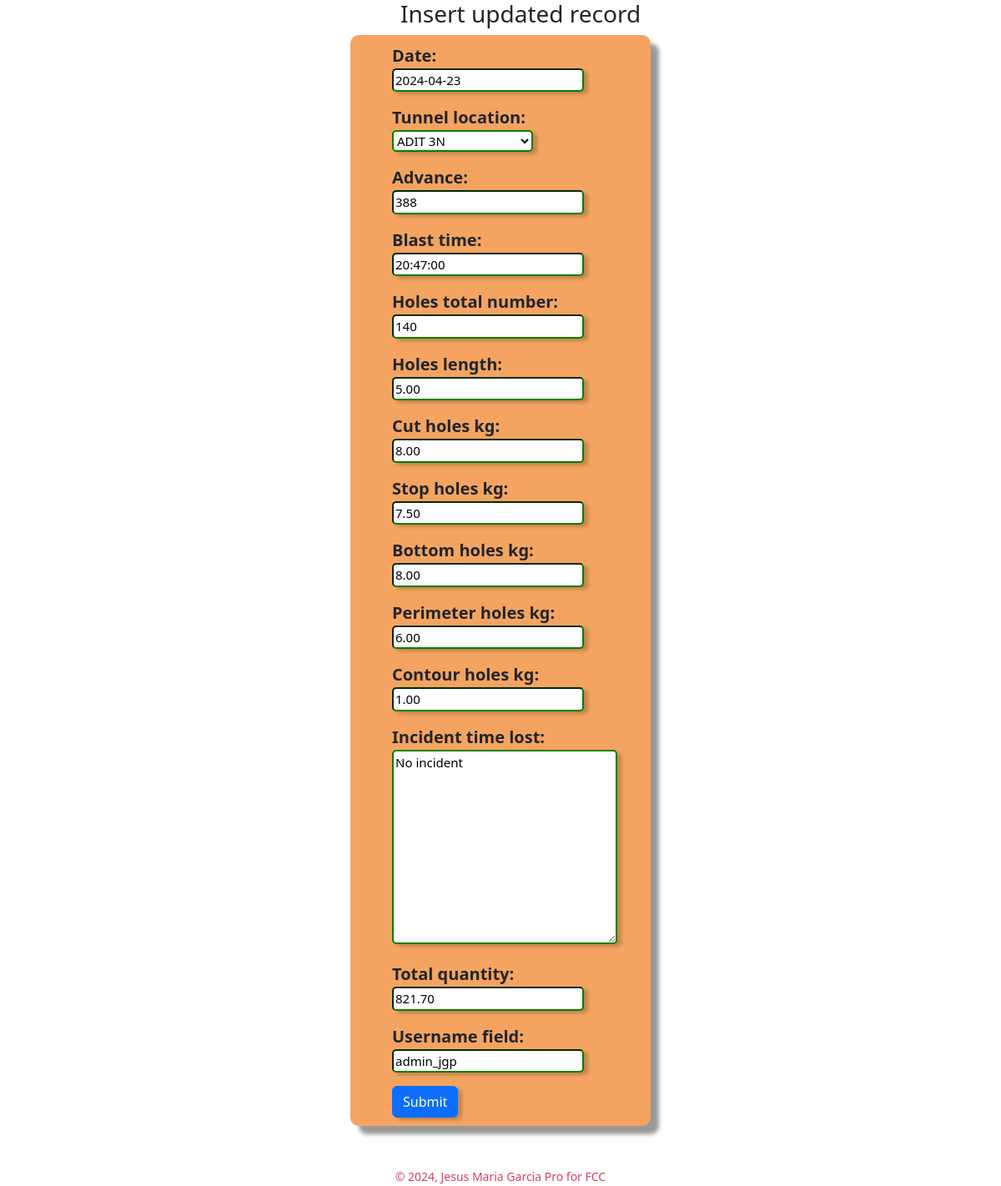
The app's page /edit/1 (signed in) with its own data.
### BE_table/models.py (models this page shows, shortened)
class FollowupBE(models.Model):
    date = models.DateField()
    tunnel_location = models.CharField(max_length=25, choices=[
        ('ADIT 1 L2-N1 (HSR)', 'ADIT 1 L2-N1 (HSR)'),
        ('ADIT 1 L2-S1 (FRT)', 'ADIT 1 L2-S1 (FRT)'),
        ('ADIT 1 L2-N2 (HSR)', 'ADIT 1 L2-N2 (HSR)'),
        ('ADIT 1 L2-S2 (FRT)', 'ADIT 1 L2-S2 (FRT)'),
        ('ADIT 2 L2-N3 (HSR)', 'ADIT 2 L2-N3 (HSR)'),
        ('ADIT 2 L2-S3 (HSR)', 'ADIT 2 L2-S3 (HSR)'),
        ('ADIT 2 L2-N4 (HSR)', 'ADIT 2 L2-N4 (HSR)'),
        ('ADIT 2 L2-S4 (HSR)', 'ADIT 2 L2-S4 (HSR)'),
        ('ADIT 3', 'ADIT 3'),
        ('ADIT 3 L3-N1 (HSR)', 'ADIT 3 L3-N1 (HSR)'),
        ('ADIT 3 L3-S1 (HSR)', 'ADIT 3 L3-S1 (HSR)'),
        ('ADIT 3 L3-N2 (HSR)', 'ADIT 3 L3-N2 (HSR)'),
        ('ADIT 3 L3-S2 (HSR)', 'ADIT 3 L3-S2 (HSR)'),
        ('ADIT 3N', 'ADIT 3N'),
        ('ADIT 3N L3-N3 (HSR)', 'ADIT 3N L3-N3 (HSR)'),
        ('ADIT 3N L3-S3 (HSR)', 'ADIT 3N L3-S3 (HSR)'),
        ('ADIT 3N L3-N4 (HSR)', 'ADIT 3N L3-N4 (HSR)'),
        ('ADIT 3N L3-S4 (HSR)', 'ADIT 3N L3-S4 (HSR)'),
        ])
    advance = models.IntegerField()
    blast_time = models.TimeField()
    holes_total_number = models.IntegerField()
    holes_length = models.DecimalField(max_digits=4, decimal_places=2)
    cut_holes_kg = models.DecimalField(max_digits=4, decimal_places=2)
    stop_holes_kg = models.DecimalField(max_digits=4, decimal_places=2)
    bottom_holes_kg = models.DecimalField(max_digits=4, decimal_places=2)
    perimeter_holes_kg = models.DecimalField(max_digits=4, decimal_places=2)
    contour_holes_kg = models.DecimalField(max_digits=4, decimal_places=2)
    incident_time_lost = models.TextField(default='No incident')
    created_at = models.DateTimeField(auto_now_add=True)
    edited_at = models.DateTimeField(auto_now=True)
    total_quantity = models.DecimalField(max_digits=8, decimal_places=2, default=0)
    username_field = models.CharField(max_length=25, blank=False)

### BE_table/views.py (the view)
# urls.py: path('edit/<int:record_id>', views.edit, name='edit'),
@login_required
def edit(request, record_id):
    record = FollowupBE.objects.get(id=record_id)
    if request.method == 'POST':
        form = FollowupBEForm(request.POST, instance=record)
        if form.is_valid():
            form.save()
            return redirect('BE_table:report')
    else:
        form = FollowupBEForm(instance=record)
    return render(request, 'BE_table/edit.html', {'form': form, 'record_key': record_id, 'record': record})

### BE_table/forms.py
class FollowupBEForm(forms.ModelForm):
    class Meta:
        model = FollowupBE
        fields = "__all__"

### BE_table/templates/BE_table/edit.html (shortened to what this page needs)
<!DOCTYPE html>
<html>
  <head>
    <link href="https://cdn.jsdelivr.net/npm/bootstrap@5.3.3/dist/css/bootstrap.min.css" rel="stylesheet">
  </head>
{% if user.username == record.username_field %}
<h3>Insert updated record</h3>
    <div class="container" id="container">
            <form method='post' action="{% url 'BE_table:edit' record.id %}">
            {{ form.as_p }}
            <input type="submit" class="btn btn-primary" value="Submit">
            </form>
    </div>
{% else %}
    <h1> You only can modified the fields that you created. </h1>
{% endif %}
<div class="container">
<br><br>
<footer class="footer" style="text-align: center; color: #d64161;">
  <small >&copy; 2024, Jesus Maria Garcia Pro for FCC</small>
</footer>
</div>

### BE_table/templates/BE_table/edit.html (style rules this page uses)
h3 { margin-left:40%; }
#container { width: 30%; padding: 10px 10px 10px 50px; background-color: #F4A460; box-shadow: 10px 10px 5px 0px #999999; border-radius: 10px; font-size: 15px; }
label { font-weight: bold; font-size: 20px; padding-right: 20px; }
input, select { background-color: white; border-color: green; border-width: 2px; border-radius: 5px; box-shadow: 5px 3px 4px rgba(0, 0, 0, 0.2); }
textarea { width: 90%; background-color: white; border-color: green; border-width: 2px; border-radius: 5px; box-shadow: 5px 3px 4px rgba(0, 0, 0, 0.2); }

### records on screen
FollowupBE: date "2024-04-23", tunnel_location "ADIT 3N", advance "388", blast_time "20:47:00", holes_total_number "140", holes_length "5.00", cut_holes_kg "8.00", stop_holes_kg "7.50", bottom_holes_kg "8.00", perimeter_holes_kg "6.00", contour_holes_kg "1.00", incident_time_lost "No incident", total_quantity "821.70", username_field "admin_jgp"
